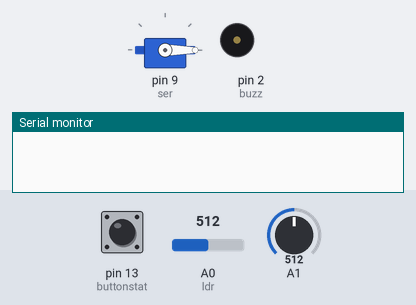
This sketch was run on a simulated Arduino Uno, built with avr-gcc and run on an emulated ATmega328P. Shown: servo, buzzer (waves = sounding, pin HIGH), the last lines printed to the serial monitor. The inputs (shaded band) are chosen by the test bench; at power-on: pin 13 (buttonstat) LOW, A0 (ldr) = 512, A1 = 512.

Above: at 1.2 s.
1.3 s: pin 13 (buttonstat) pulled HIGH for 0.15 s
2.9 s: A0 (ldr) set to 4
4.4 s: A0 (ldr) set to 1
At 4.95 s:
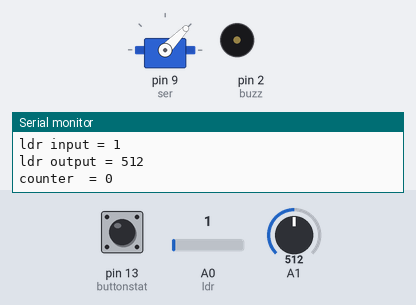
At 5.55 s:
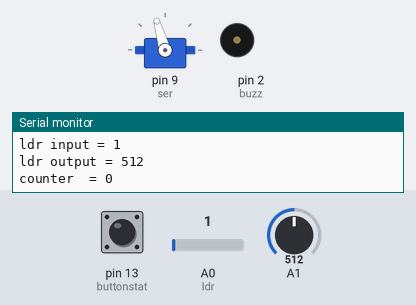
7.4 s: A0 (ldr) set to 1023
At 7.96 s:
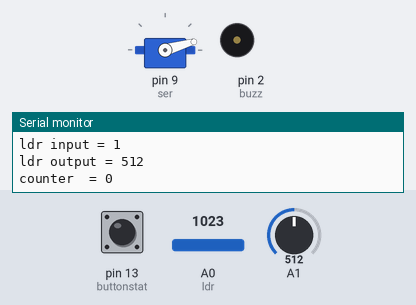
10.4 s: A1 set to 4
11.9 s: A1 set to 1
At 12.72 s:
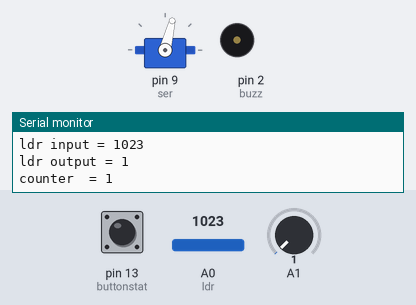
Timing chart, 0 to 18.2 s (numbered marks = the images above; inputs shaded):
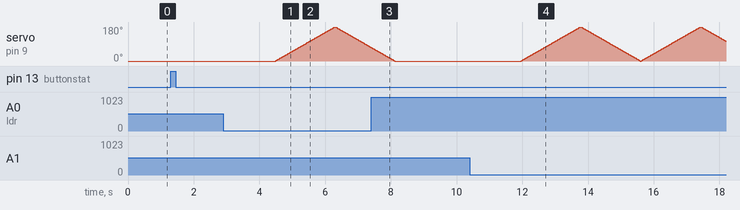

Measured:
- the behaviour switches between 3 and 2 on A0 (ldr) (found by bisection; images 0 and 1)
- the behaviour switches between 3 and 2 on A1 (found by bisection; images 3 and 4)
- after the input at 4.4 s, servo on pin 9 (ser): rises from 0° to 180° in 1.8 s, then falls to 72° in 1.1 s
- after the input at 7.4 s, servo on pin 9 (ser): goes on until 8.1 s, then stays 0°

The sketch:

arduino_final_project.ino
```cpp
#include <Servo.h>
Servo myservo;

int buttonstat = 13;
int press1 = 0;
int ldr = A0;
int ser = 9;
int buzz = 2;
int angle = 0;
int ldrval = 0;
int con = 0;
int count = 0;
int ldrout = 0;


void setup()
{
  pinMode(buttonstat, INPUT);
  pinMode(buzz, OUTPUT);
  myservo.attach(ser);
 digitalWrite(buzz, LOW);
  Serial.begin(9600);
}

void loop()
{
  myservo.write(0);
  press1 = digitalRead(buttonstat);
  if (press1 == HIGH || con == 1)
  {
     con = 1;
    ldrval = analogRead(ldr);
    ldrout = analogRead(A1);
    Serial.print("ldr input = ");
    Serial.println(ldrval);
    Serial.print("ldr output = ");
    Serial.println(ldrout);
    Serial.print("counter  = ");
    Serial.println(count);
    if (ldrval < 3)
    {
      if (count == 5)
    {
       digitalWrite(buzz, HIGH);
       delay(2000);
       digitalWrite(buzz, LOW);
    }
    else {
      count++;
      for(angle = 0; angle <= 180; angle += 2)
      {
        myservo.write(angle);
        delay(20);
      }
      for(angle = 180; angle >= 0; angle -= 2)
      {
        myservo.write(angle);
        delay(20);
      }
    }
    }
    if (ldrout < 3)
    {
      count--;
      for(angle = 0; angle <= 180; angle += 2)
      {
        myservo.write(angle);
        delay(20);
      }
      for(angle = 180; angle >= 0; angle -= 2)
      {
        myservo.write(angle);
        delay(20);
      }
    }
  }
}
```
